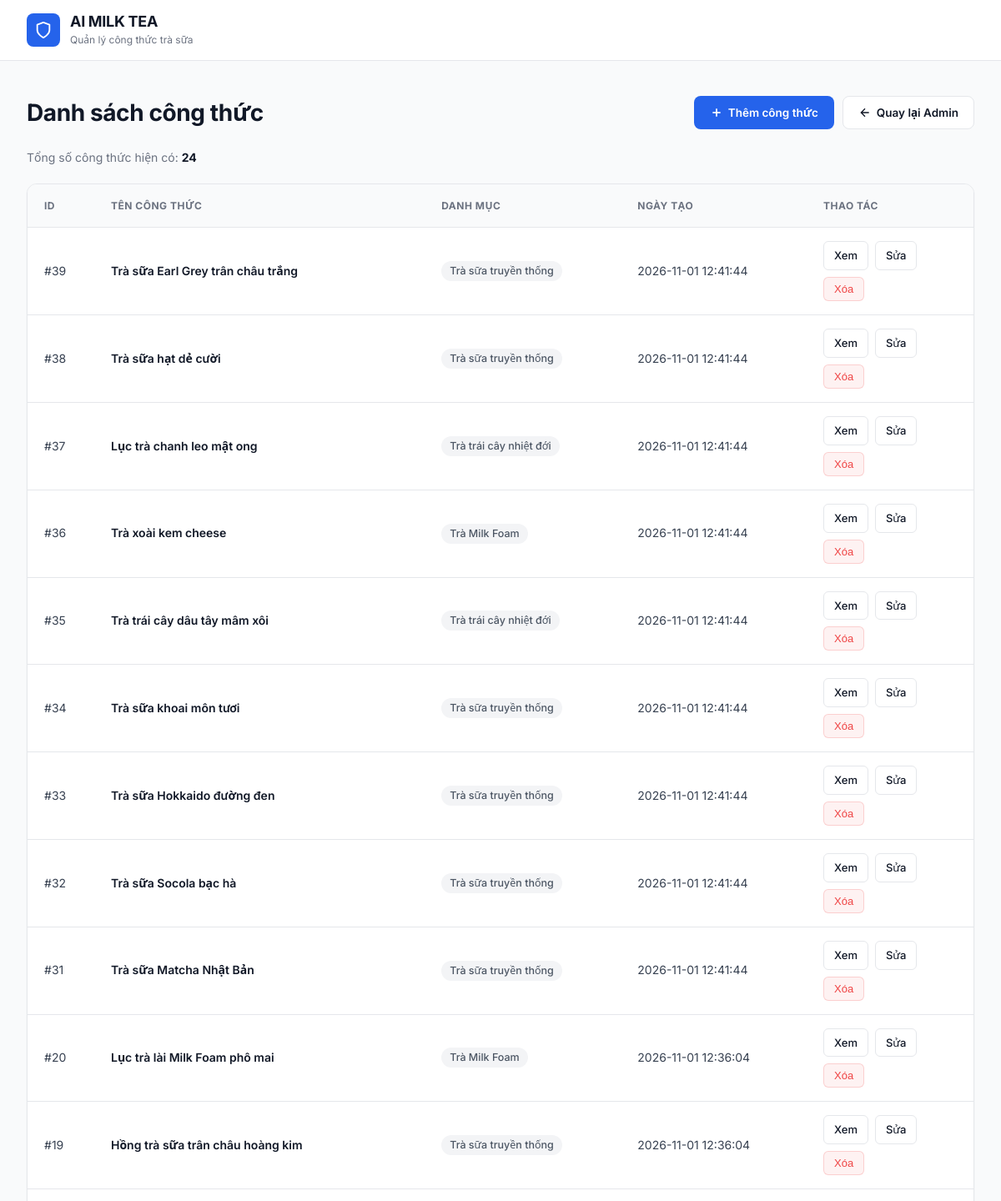
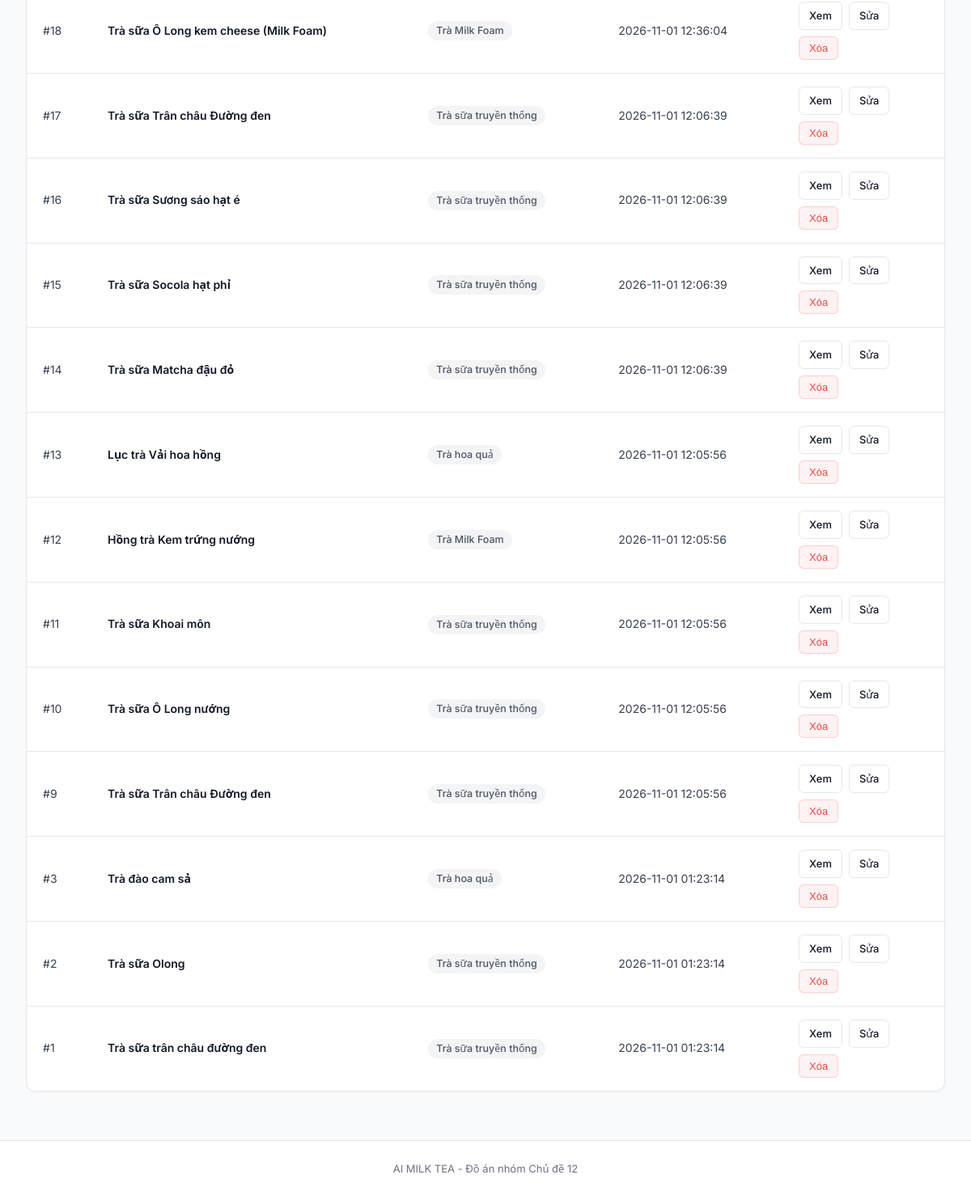
Page /admin_recipes.php (signed in) on the committed database (2 pictures, top to bottom).
### tables this page shows
CREATE TABLE IF NOT EXISTS `recipes` (
  `id` int NOT NULL AUTO_INCREMENT,
  `category_id` int NOT NULL,
  `name` varchar(150) NOT NULL,
  `ingredients` text NOT NULL,
  `instructions` text NOT NULL,
  `created_at` timestamp NULL DEFAULT CURRENT_TIMESTAMP,
  PRIMARY KEY (`id`),
  KEY `category_id` (`category_id`),
  KEY `idx_recipes_name` (`name`),
  KEY `idx_recipes_category_name` (`category_id`,`name`)
);

CREATE TABLE IF NOT EXISTS `categories` (
  `id` int NOT NULL AUTO_INCREMENT,
  `name` varchar(100) NOT NULL,
  `description` text,
  PRIMARY KEY (`id`),
  UNIQUE KEY `name` (`name`)
);

### admin_recipes.php (the view, shortened to what this page needs)
<?php
require_once "auth.php";
$sql = "SELECT
            r.id,
            r.name,
            c.name AS category_name,
            r.created_at
        FROM recipes r
        INNER JOIN categories c
            ON r.category_id = c.id
        ORDER BY r.id DESC";
$stmt = $conn->prepare($sql);
$stmt->execute();
$recipes = $stmt->fetchAll(PDO::FETCH_ASSOC);
function e($value)
{
    return htmlspecialchars(
        (string)$value,
        ENT_QUOTES,
        "UTF-8"
    );
}
?>
<!DOCTYPE html>
<html lang="vi">
<head>
</head>
<body>
<header>
    <div class="header-content">
        <div class="brand-wrap">
            <div class="brand-icon">
                <svg width="22" height="22" viewBox="0 0 24 24" fill="none" stroke="currentColor" stroke-width="2" stroke-linecap="round" stroke-linejoin="round"><path d="M12 22s8-4 8-10V5l-8-3-8 3v7c0 6 8 10 8 10z"></path></svg>
            </div>
            <div>
                <h1>AI MILK TEA</h1>
                <p>Quản lý công thức trà sữa</p>
            </div>
        </div>
    </div>
</header>
<main>
    <div class="toolbar">
        <h2>Danh sách công thức</h2>
        <div class="toolbar-links">
            <a class="btn" href="admin_add_recipe.php">
                <svg width="16" height="16" viewBox="0 0 24 24" fill="none" stroke="currentColor" stroke-width="2.5"><line x1="12" y1="5" x2="12" y2="19"></line><line x1="5" y1="12" x2="19" y2="12"></line></svg>
                Thêm công thức
            </a>
            <a class="btn btn-light" href="admin.php">
                <svg width="16" height="16" viewBox="0 0 24 24" fill="none" stroke="currentColor" stroke-width="2"><path d="M19 12H5M12 19l-7-7 7-7"/></svg>
                Quay lại Admin
            </a>
        </div>
    </div>
    <p class="summary">
        Tổng số công thức hiện có: <strong><?= count($recipes) ?></strong>
    </p>
    <div class="table-wrap">
        <table>
            <thead>
                <tr>
                    <th style="width: 80px;">ID</th>
                    <th>Tên công thức</th>
                    <th>Danh mục</th>
                    <th>Ngày tạo</th>
                    <th style="width: 200px;">Thao tác</th>
                </tr>
            </thead>
            <tbody>
                <?php foreach ($recipes as $recipe): ?>
                    <tr>
                        <td>
                            #<?= (int)$recipe["id"] ?>
                        </td>
                        <td class="recipe-name">
                            <?= e($recipe["name"]) ?>
                        </td>
                        <td>
                            <span class="category-badge">
                                <?= e($recipe["category_name"]) ?>
                            </span>
                        </td>
                        <td>
                            <?= e($recipe["created_at"] ?? "") ?>
                        </td>
                        <td>
                            <div class="actions">
                                <a
                                    class="action-link"
                                    href="detail.php?id=<?= (int)$recipe["id"] ?>"
                                >
                                    Xem
                                </a>
                                <a
                                    class="action-link"
                                    href="admin_edit_recipe.php?id=<?= (int)$recipe["id"] ?>"
                                >
                                    Sửa
                                </a>
                                <form
                                    method="POST"
                                    action="admin_delete_recipe.php"
                                    onsubmit="return confirm('Bạn có chắc muốn xóa công thức này?');"
                                    style="margin: 0;"
                                >
                                    <button
                                        class="delete-btn"
                                        type="submit"
                                    >
                                        Xóa
                                    </button>
                                </form>
                            </div>
                        </td>
                    </tr>
                <?php endforeach; ?>
            </tbody>
        </table>
    </div>
</main>
<footer>
    AI MILK TEA - Đồ án nhóm Chủ đề 12
</footer>
</body>
</html>

### admin_recipes.php (style rules this page uses)
:root { --bg-body: #F9FAFB; --surface: #FFFFFF; --border: #E5E7EB; --border-hover: #D1D5DB; --text-title: #111827; --text-body: #374151; --text-muted: #6B7280; --primary: #2563EB; --primary-hover: #1D4ED8; --primary-light: #EFF6FF; --tag-bg: #F3F4F6; --tag-text: #4B5563; --danger: #EF4444; --danger-bg: #FEF2F2; --shadow-sm: 0 1px 2px 0 rgba(0, 0, 0, 0.05); --shadow-md: 0 4px 6px -1px rgba(0, 0, 0, 0.1), 0 2px 4px -1px rgba(0, 0, 0, 0.06); --radius-sm: 6px; --radius-md: 8px; --radius-lg: 12px; --transition: all 0.2s cubic-bezier(0.4, 0, 0.2, 1); }
* { box-sizing: border-box; }
body { margin: 0; min-height: 100vh; background: var(--bg-body); color: var(--text-body); font-family: 'Inter', system-ui, -apple-system, sans-serif; font-size: 14.5px; line-height: 1.6; display: flex; flex-direction: column; justify-content: space-between; -webkit-font-smoothing: antialiased; }
a { color: inherit; text-decoration: none; }
header { position: sticky; top: 0; z-index: 100; background: rgba(255, 255, 255, 0.95); backdrop-filter: blur(8px); border-bottom: 1px solid var(--border); width: 100%; }
.header-content { max-width: 1440px; min-height: 72px; margin: 0 auto; padding: 12px 32px; display: flex; align-items: center; justify-content: space-between; gap: 20px; }
.brand-wrap { display: flex; align-items: center; gap: 12px; }
.brand-icon { width: 40px; height: 40px; display: flex; align-items: center; justify-content: center; border-radius: var(--radius-md); background: var(--primary); color: white; flex-shrink: 0; }
header h1 { margin: 0; color: var(--text-title); font-size: 18px; font-weight: 700; letter-spacing: -0.3px; line-height: 1.2; }
header p { margin: 1px 0 0; color: var(--text-muted); font-size: 12px; }
main { max-width: 1440px; width: 100%; margin: 0 auto; padding: 40px 32px 60px; flex: 1; }
.toolbar { display: flex; justify-content: space-between; align-items: center; gap: 16px; flex-wrap: wrap; margin-bottom: 20px; }
.toolbar h2 { color: var(--text-title); font-size: clamp(22px, 2.5vw, 28px); font-weight: 700; letter-spacing: -0.4px; margin: 0; }
.toolbar-links { display: flex; gap: 10px; flex-wrap: wrap; }
.btn { display: inline-flex; align-items: center; justify-content: center; gap: 6px; min-height: 40px; padding: 8px 18px; border: 1px solid transparent; border-radius: var(--radius-md); background: var(--primary); color: white; font-size: 13.5px; font-weight: 600; cursor: pointer; transition: var(--transition); }
.btn-light { background: var(--surface); border-color: var(--border); color: var(--text-title); }
.summary { margin-bottom: 20px; color: var(--text-muted); font-size: 14px; }
.summary strong { color: var(--text-title); font-weight: 700; }
.table-wrap { overflow-x: auto; background: var(--surface); border: 1px solid var(--border); border-radius: var(--radius-lg); box-shadow: var(--shadow-sm); }
table { width: 100%; border-collapse: collapse; min-width: 720px; }
th, td { padding: 16px 20px; border-bottom: 1px solid var(--border); text-align: left; vertical-align: middle; }
th { background: var(--bg-body); color: var(--text-muted); font-size: 12px; font-weight: 700; text-transform: uppercase; letter-spacing: 0.5px; }
td { font-size: 14px; color: var(--text-body); }
tbody tr:last-child td { border-bottom: none; }
.recipe-name { font-weight: 600; color: var(--text-title); }
.category-badge { display: inline-flex; align-items: center; padding: 2px 10px; border-radius: 12px; background: var(--tag-bg); color: var(--tag-text); font-size: 12.5px; font-weight: 500; }
.actions { display: flex; align-items: center; gap: 8px; flex-wrap: wrap; }
.action-link { display: inline-flex; align-items: center; gap: 4px; padding: 6px 12px; border-radius: var(--radius-sm); background: var(--surface); border: 1px solid var(--border); color: var(--text-title); font-size: 13px; font-weight: 500; transition: var(--transition); }
.delete-btn { display: inline-flex; align-items: center; gap: 4px; background: var(--danger-bg); color: var(--danger); border: 1px solid rgba(239, 68, 68, 0.2); border-radius: var(--radius-sm); padding: 6px 12px; cursor: pointer; font-size: 13px; font-weight: 500; transition: var(--transition); }
footer { padding: 24px; text-align: center; color: var(--text-muted); font-size: 13px; border-top: 1px solid var(--border); background: var(--surface); }

### rows in the picture
recipes: id "39", name "Trà sữa Earl Grey trân châu trắng", category.name "Trà sữa truyền thống", created_at "2026-11-01 12:41:44"
recipes: id "38", name "Trà sữa hạt dẻ cười", category.name "Trà sữa truyền thống", created_at "2026-11-01 12:41:44"
recipes: id "37", name "Lục trà chanh leo mật ong", category.name "Trà trái cây nhiệt đới", created_at "2026-11-01 12:41:44"
recipes: id "36", name "Trà xoài kem cheese", category.name "Trà Milk Foam", created_at "2026-11-01 12:41:44"
recipes: id "35", name "Trà trái cây dâu tây mâm xôi", category.name "Trà trái cây nhiệt đới", created_at "2026-11-01 12:41:44"
recipes: id "34", name "Trà sữa khoai môn tươi", category.name "Trà sữa truyền thống", created_at "2026-11-01 12:41:44"
recipes: id "33", name "Trà sữa Hokkaido đường đen", category.name "Trà sữa truyền thống", created_at "2026-11-01 12:41:44"
recipes: id "32", name "Trà sữa Socola bạc hà", category.name "Trà sữa truyền thống", created_at "2026-11-01 12:41:44"
recipes: id "31", name "Trà sữa Matcha Nhật Bản", category.name "Trà sữa truyền thống", created_at "2026-11-01 12:41:44"
recipes: id "20", name "Lục trà lài Milk Foam phô mai", category.name "Trà Milk Foam", created_at "2026-11-01 12:36:04"
recipes: id "19", name "Hồng trà sữa trân châu hoàng kim", category.name "Trà sữa truyền thống", created_at "2026-11-01 12:36:04"
recipes: id "18", name "Trà sữa Ô Long kem cheese (Milk Foam)", category.name "Trà Milk Foam", created_at "2026-11-01 12:36:04"
recipes: id "17", name "Trà sữa Trân châu Đường đen", category.name "Trà sữa truyền thống", created_at "2026-11-01 12:06:39"
recipes: id "16", name "Trà sữa Sương sáo hạt é", category.name "Trà sữa truyền thống", created_at "2026-11-01 12:06:39"
recipes: id "15", name "Trà sữa Socola hạt phỉ", category.name "Trà sữa truyền thống", created_at "2026-11-01 12:06:39"
recipes: id "14", name "Trà sữa Matcha đậu đỏ", category.name "Trà sữa truyền thống", created_at "2026-11-01 12:06:39"
recipes: id "13", name "Lục trà Vải hoa hồng", category.name "Trà hoa quả", created_at "2026-11-01 12:05:56"
recipes: id "12", name "Hồng trà Kem trứng nướng", category.name "Trà Milk Foam", created_at "2026-11-01 12:05:56"
recipes: id "11", name "Trà sữa Khoai môn", category.name "Trà sữa truyền thống", created_at "2026-11-01 12:05:56"
recipes: id "10", name "Trà sữa Ô Long nướng", category.name "Trà sữa truyền thống", created_at "2026-11-01 12:05:56"
recipes: id "9", name "Trà sữa Trân châu Đường đen", category.name "Trà sữa truyền thống", created_at "2026-11-01 12:05:56"
recipes: id "3", name "Trà đào cam sả", category.name "Trà hoa quả", created_at "2026-11-01 01:23:14"
recipes: id "2", name "Trà sữa Olong", category.name "Trà sữa truyền thống", created_at "2026-11-01 01:23:14"
recipes: id "1", name "Trà sữa trân châu đường đen", category.name "Trà sữa truyền thống", created_at "2026-11-01 01:23:14"

### other values in the picture
count($recipes) "24"
